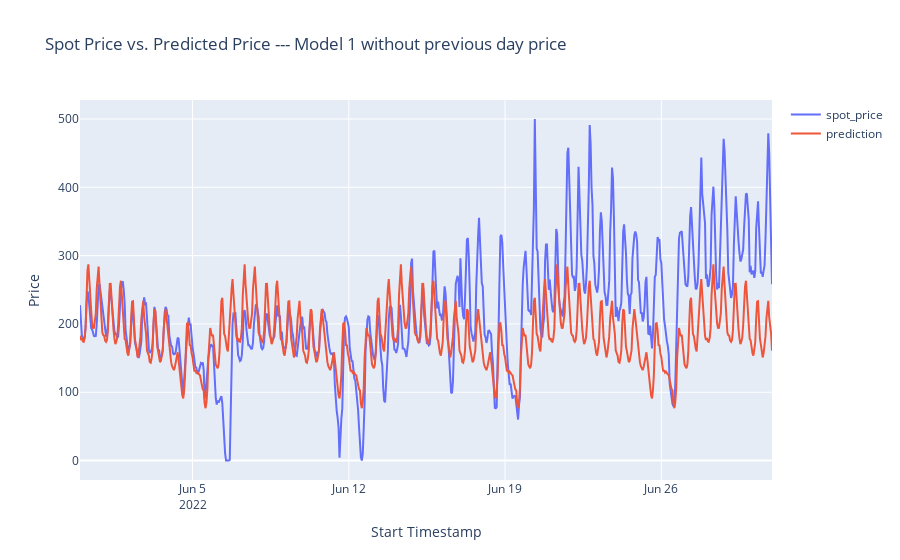

Notebook cell for this chart:
### Markdown cell above
Show the result of the prediction

### Code cell
fig = go.Figure()
fig.add_trace(go.Scatter(x=test_data_1['start_timestamp'], y=test_data_1['spot_price'], mode='lines', name='spot_price'))
fig.add_trace(go.Scatter(x=test_data_1['start_timestamp'], y=test_data_1['y_pred'], mode='lines', name='prediction'))
fig.update_layout(title='Spot Price vs. Predicted Price --- Model 1 without previous day price', xaxis_title='Start Timestamp', yaxis_title='Price')
fig.show()

### Figure 1 — Plotly figure (JSON) as saved in the notebook; plotly's stock layout.template omitted (floating-point values rounded to 4 significant figures; data arrays with more than 128 entries replaced by an {"elided": "..."} marker saying what was removed)
{"data": [{"mode": "lines", "name": "spot_price", "type": "scatter", "x": {"elided": "745 str values"}, "y": {"elided": "745 float values"}}, {"mode": "lines", "name": "prediction", "type": "scatter", "x": {"elided": "745 str values"}, "y": {"elided": "745 float values"}}], "layout": {"title": {"text": "Spot Price vs. Predicted Price --- Model 1 without previous day price"}, "xaxis": {"title": {"text": "Start Timestamp"}}, "yaxis": {"title": {"text": "Price"}}}}
